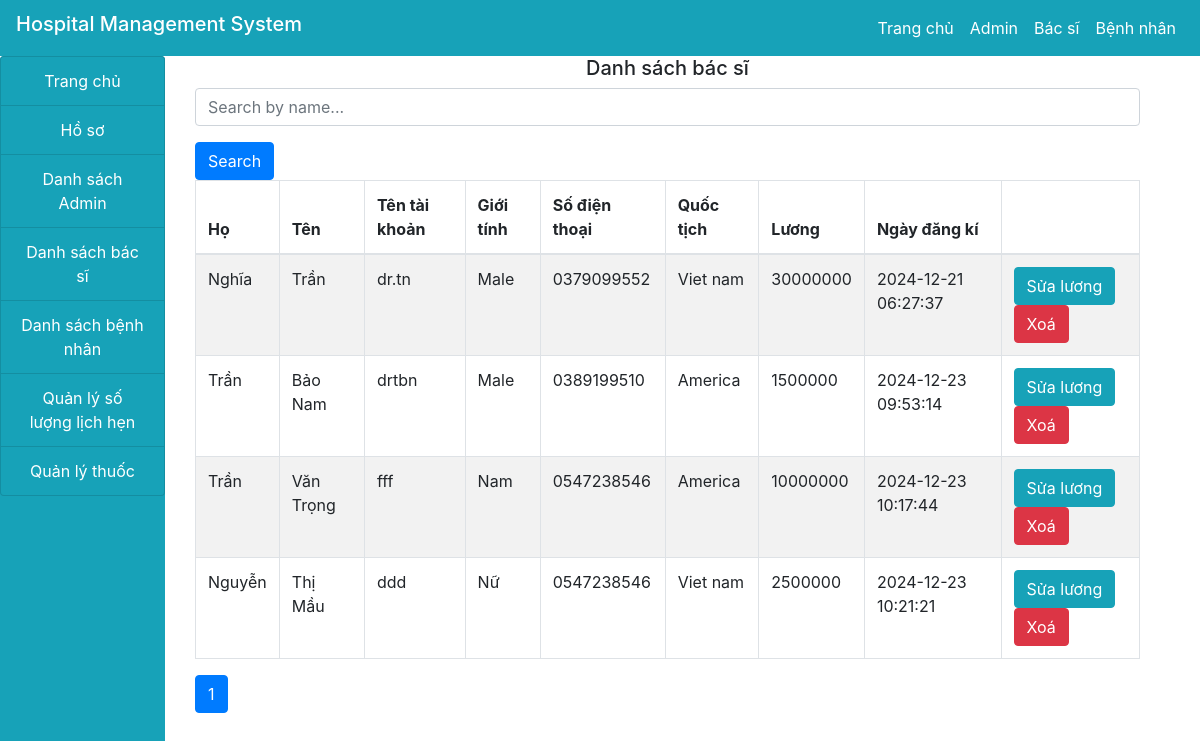
Page /Project1-main/admin/doctor.php on the committed database.
### tables this page shows
CREATE TABLE `doctor` (
  `id` int(100) NOT NULL,
  `firstname` varchar(100) NOT NULL,
  `surname` varchar(100) NOT NULL,
  `username` varchar(100) NOT NULL,
  `email` varchar(100) NOT NULL,
  `gender` varchar(100) NOT NULL,
  `phone` varchar(100) NOT NULL,
  `country` varchar(100) NOT NULL,
  `password` varchar(100) NOT NULL,
  `salary` varchar(100) NOT NULL,
  `data_reg` varchar(100) NOT NULL,
  `status` varchar(100) NOT NULL,
  `profile` varchar(100) NOT NULL
);

### Project1-main/admin/doctor.php (the view, shortened to what this page needs)
<?php
include("../include/header.php");
include("../include/connection.php");
$limit = 10;
$page = isset($_GET['page']) && is_numeric($_GET['page']) ? intval($_GET['page']) : 1;
$offset = ($page - 1) * $limit;
$search = isset($_GET['search']) ? trim($_GET['search']) : '';
$search_term = "%$search%";
$query = "SELECT * FROM doctor WHERE status = 'Approved' AND (firstname LIKE ? OR surname LIKE ?)
          ORDER BY data_reg ASC LIMIT ? OFFSET ?";
$stmt = $connect->prepare($query);
$stmt->bind_param("ssii", $search_term, $search_term, $limit, $offset);
$stmt->execute();
$res = $stmt->get_result();
?>
<div class="container-fluid">
    <div class="col-md-12">
        <div class="row">
            <div class="col-md-2" style="margin-left: -30px;">
                <?php include("sidenav.php"); ?>
            </div>
            <div class="col-md-10">
                <h5 class="text-center">Danh sách bác sĩ</h5>
                <form method="GET">
                    <input type="text" name="search" placeholder="Search by name..." class="form-control mb-3"
                           value="<?php echo htmlspecialchars($search, ENT_QUOTES, 'UTF-8'); ?>">
                    <button type="submit" class="btn btn-primary">Search</button>
                </form>
                <?php if ($res->num_rows > 0): ?>
                    <table class='table table-bordered table-striped'>
                        <thead>
                        <tr>
                            <th>Họ</th>
                            <th>Tên</th>
                            <th>Tên tài khoản</th>
                            <th>Giới tính</th>
                            <th>Số điện thoại</th>
                            <th>Quốc tịch</th>
                            <th>Lương</th>
                            <th>Ngày đăng kí</th>
                            <th></th>
                        </tr>
                        </thead>
                        <tbody>
                        <?php while ($row = $res->fetch_assoc()): ?>
                            <tr>
                                <td><?php echo htmlspecialchars($row['surname'], ENT_QUOTES, 'UTF-8'); ?></td>
                                <td><?php echo htmlspecialchars($row['firstname'], ENT_QUOTES, 'UTF-8'); ?></td>
                                <td><?php echo htmlspecialchars($row['username'], ENT_QUOTES, 'UTF-8'); ?></td>
                                <td><?php echo htmlspecialchars($row['gender'], ENT_QUOTES, 'UTF-8'); ?></td>
                                <td><?php echo htmlspecialchars($row['phone'], ENT_QUOTES, 'UTF-8'); ?></td>
                                <td><?php echo htmlspecialchars($row['country'], ENT_QUOTES, 'UTF-8'); ?></td>
                                <td><?php echo htmlspecialchars($row['salary'], ENT_QUOTES, 'UTF-8'); ?></td>
                                <td><?php echo htmlspecialchars($row['data_reg'], ENT_QUOTES, 'UTF-8'); ?></td>
                                <td>
                                    <a href='edit.php?id=<?php echo htmlspecialchars($row['id'], ENT_QUOTES, 'UTF-8'); ?>'
                                       class='btn btn-info'>Sửa lương</a>
                                    <a href='delete.php?id=<?php echo htmlspecialchars($row['id'], ENT_QUOTES, 'UTF-8'); ?>'
                                         class='btn btn-danger'
                                            onclick="return confirm('Bạn có muốn xoá không?');">
                                                Xoá
                                    </a>
                                </td>
                            </tr>
                        <?php endwhile; ?>
                        </tbody>
                    </table>
                    <?php
                    $total_query = "SELECT COUNT(*) AS total FROM doctor WHERE status = 'Approved' AND
                                    (firstname LIKE ? OR surname LIKE ?)";
                    $total_stmt = $connect->prepare($total_query);
                    $total_stmt->bind_param("ss", $search_term, $search_term);
                    $total_stmt->execute();
                    $total_res = $total_stmt->get_result();
                    $total_row = $total_res->fetch_assoc();
                    $total_pages = ceil($total_row['total'] / $limit);
                    ?>
                    <nav>
                        <ul class="pagination">
                            <?php for ($i = 1; $i <= $total_pages; $i++): ?>
                                <li class="page-item <?php echo $i == $page ? 'active' : ''; ?>">
                                    <a href="?search=<?php echo urlencode($search); ?>&page=<?php echo $i; ?>"
                                       class="page-link"><?php echo $i; ?></a>
                                </li>
                            <?php endfor; ?>
                        </ul>
                    </nav>
                <?php else: ?>
                    <div class="alert alert-warning text-center">
                        Hiện không có bác sĩ.
                    </div>
                <?php endif; ?>
            </div>
        </div>
    </div>
</div>
</body>
</html>

### rows in the picture
doctor: surname "Nghĩa", firstname "Trần", username "dr.tn", gender "Male", phone "0379099552", country "Viet nam", salary "30000000", data_reg "2024-12-21 06:27:37"
doctor: surname "Trần", firstname "Bảo Nam", username "drtbn", gender "Male", phone "0389199510", country "America", salary "1500000", data_reg "2024-12-23 09:53:14"
doctor: surname "Trần", firstname "Văn Trọng", username "fff", gender "Nam", phone "0547238546", country "America", salary "10000000", data_reg "2024-12-23 10:17:44"
doctor: surname "Nguyễn", firstname "Thị Mầu", username "ddd", gender "Nữ", phone "0547238546", country "Viet nam", salary "2500000", data_reg "2024-12-23 10:21:21"
